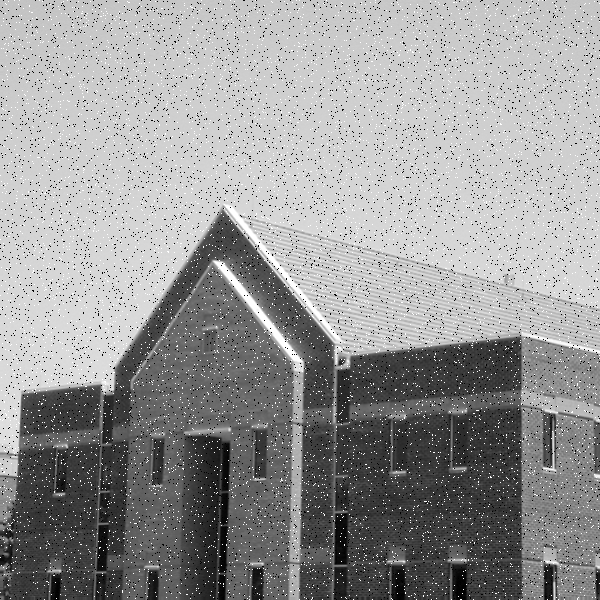
#> input picture Digital Image Processing/Homexam/code/images/F1.png, 600 x 600 px
$ python C5.py
#> lines starting #> are read from the running program, lines starting #| are printed output that depends on the picture


"""
TASK C5
"""

import numpy as np
import matplotlib.pyplot as plt
import os
from PIL import Image
import cv2
from scipy.signal import convolve2d

# Load images
filedir = os.path.dirname(__file__)
imagedir = 'images/'
filename1 = 'F1.png'
file1 = os.path.join(filedir, imagedir, filename1)

filename2 = 'F2.png'
file2 = os.path.join(filedir, imagedir, filename2)

filename3 = 'F3.png'
file3 = os.path.join(filedir, imagedir, filename3)

filename4 = 'F4.png'
file4 = os.path.join(filedir, imagedir, filename4)

filename5 = 'F5.png'
file5 = os.path.join(filedir, imagedir, filename5)

F1 = plt.imread(file1)
#> F1 is the input picture: shape (600, 600) float32; min 0, max 1, mean 0.594
F2 = plt.imread(file2)
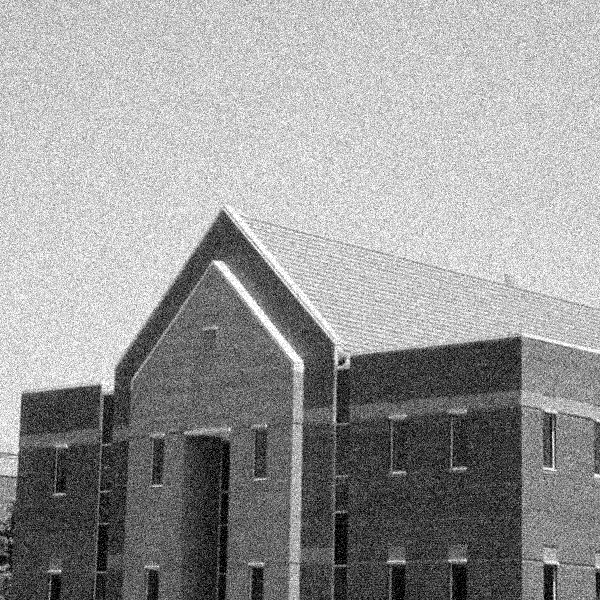
#> input picture Digital Image Processing/Homexam/code/images/F2.png, 600 x 600 px
#> F2 is the input picture: shape (600, 600) float32; min 0, max 1, mean 0.599
F3 = plt.imread(file3)
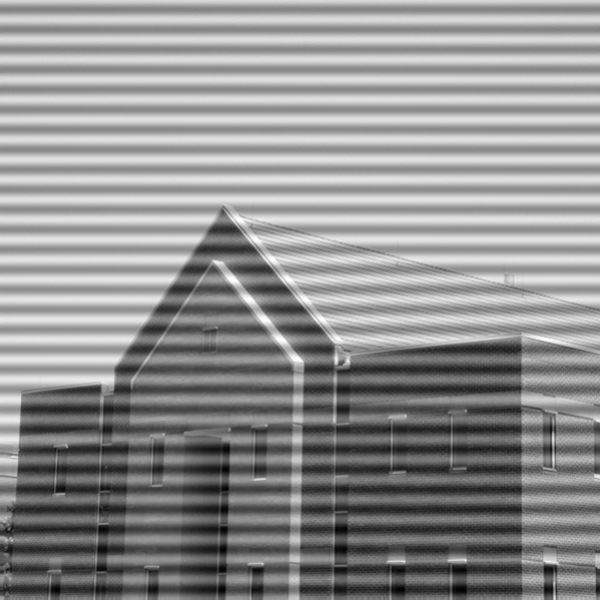
#> input picture Digital Image Processing/Homexam/code/images/F3.png, 600 x 600 px
#> F3 is the input picture: shape (600, 600) float32; min 0, max 1, mean 0.565
F4 = plt.imread(file4)
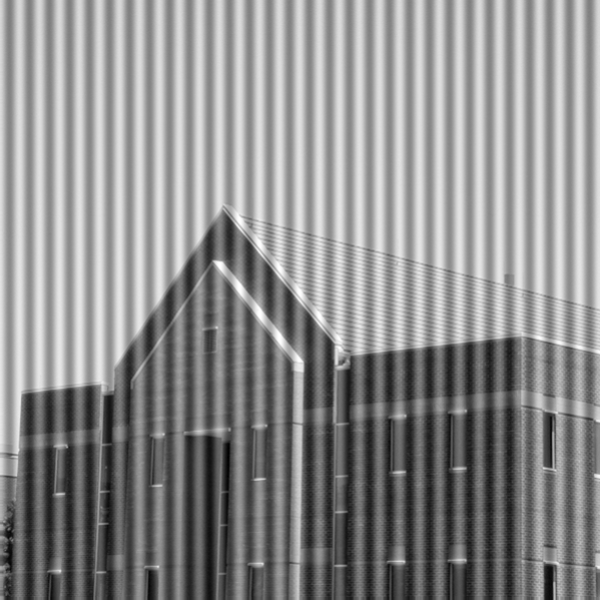
#> input picture Digital Image Processing/Homexam/code/images/F4.png, 600 x 600 px
#> F4 is the input picture: shape (600, 600) float32; min 0, max 1, mean 0.556
F5 = plt.imread(file5)
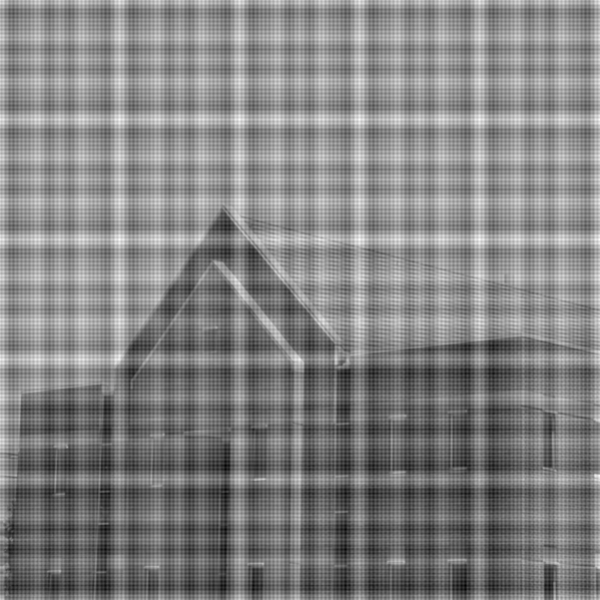
#> input picture Digital Image Processing/Homexam/code/images/F5.png, 600 x 600 px
#> F5 is the input picture: shape (600, 600) float32; min 0, max 1, mean 0.511

# Transform to 0-255
F3 *= 255
F4 *= 255
F5 *= 255
F3 = F3.astype('uint8')
F4 = F4.astype('uint8')
F5 = F5.astype('uint8')

# Fourier, shift absolute value and decibel
Y2 = 10*np.log10(np.abs(np.fft.fftshift(np.fft.fft2(F4))))
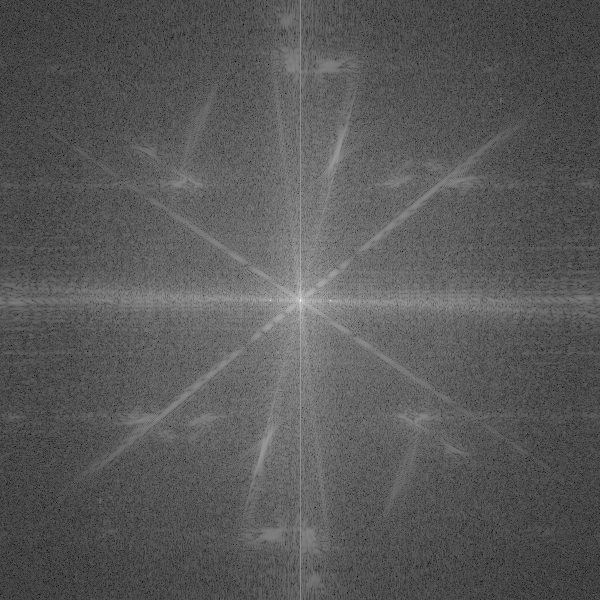
#> Y2: shape (600, 600) float64; min 3.91, max 77.08, mean 29.5; drawn with min black and max white

# Get frequencies sampling 1
N2 , M2 = Y2.shape
#> N2 = 600; M2 = 600
Y2freqN = np.fft.fftshift(np.fft.fftfreq(N2, 1))
#> Y2freqN = 600 values from -0.5 to 0.498
Y2freqM = np.fft.fftshift(np.fft.fftfreq(M2, 1))
#> Y2freqM = 600 values from -0.5 to 0.498

# plot
fig, ax = plt.subplots(1,2)
ax[0].imshow(F4, cmap='gray', interpolation = 'none', vmin = 0, vmax = 255)
ax[0].set_title('F4')
ax[1].imshow(Y2, cmap=plt.cm.BuPu_r, extent=(Y2freqN.min(),Y2freqN.max(),Y2freqM.min(),Y2freqM.max()))
ax[1].set_title('Frequency spectrum in dB scale, T = 20')
plt.savefig('findfreqfreq.pdf', bbox_inches = 'tight',
    pad_inches = 0)
plt.show()
